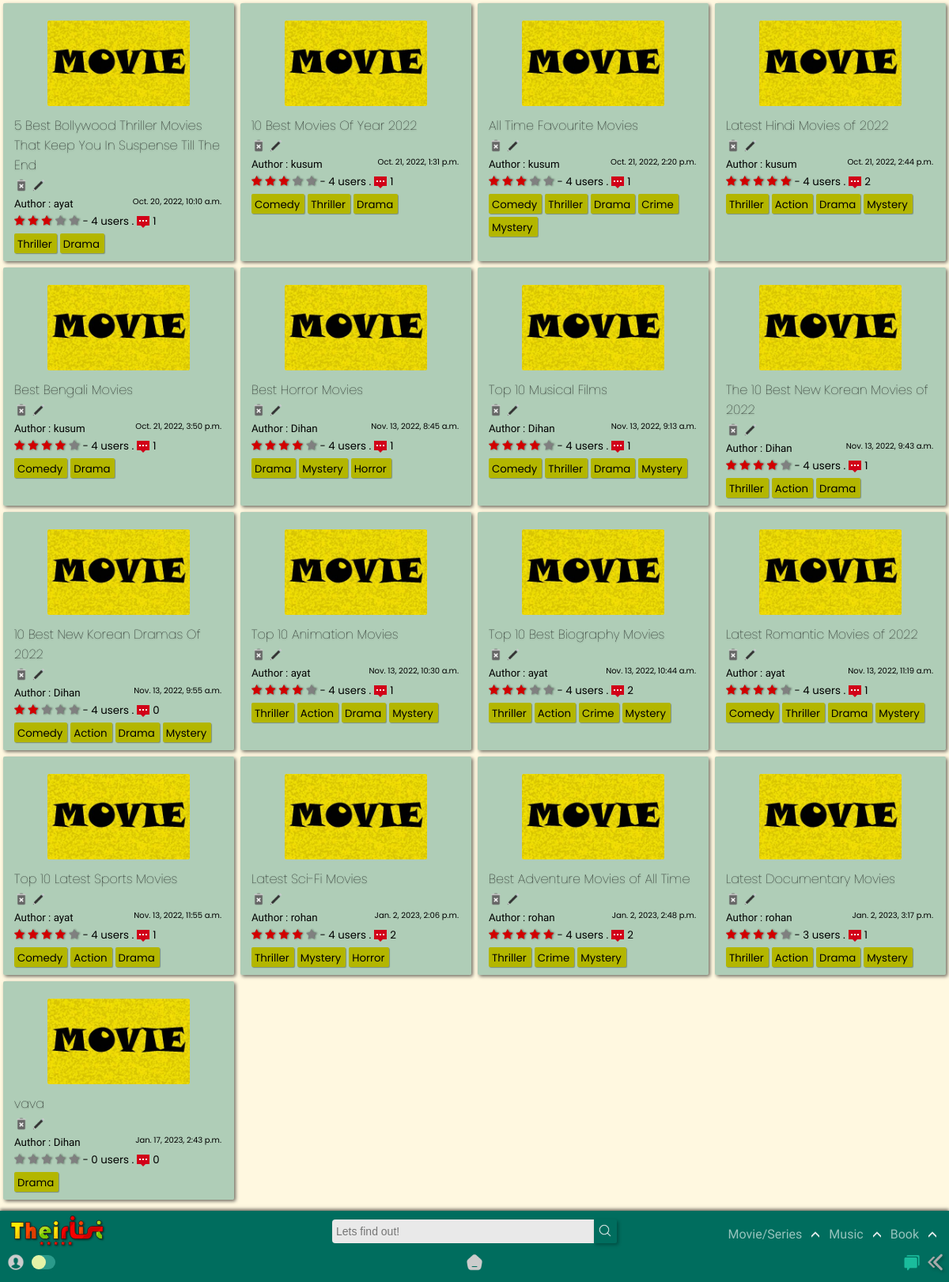
/home/film/, run on the app's committed database.
### app/models.py (models this page shows, shortened)
class List(models.Model):
    title = models.CharField(max_length=120)
    genre = models.ManyToManyField('Genre',blank=True)
    creator = models.ForeignKey(User,on_delete=models.SET_NULL,blank=True, null=True)
    posted = models.DateTimeField(default=now)
    content = RichTextField(null=True,default=' ')
    type = models.CharField(max_length=10,default="Movie")
    spoiler_choices = [(False, 'No'),(True, 'Yes')]
    spoiler = models.BooleanField(default=False,null=True, choices = spoiler_choices)
    slug = models.SlugField(max_length= 300,null=True, blank = True, unique=True)
    def average_rating(self) -> float:
        return Starr.objects.filter(list=self).aggregate(Avg("rate"))["rate__avg"] or 0
    def count_rating(self):
        return Starr.objects.filter(list=self).count()
    def count_comments(self):
        return Review.objects.filter(List=self).count()

class Genre(models.Model):
    name = models.CharField(max_length=150)
    def __str__(self):
        return self.name

### app/views.py (the view)
# urls.py: path('film/',views.film, name='film'),
def film(request,query=None):
    if not query:
        qs = List.objects.all()
    else:
        qs = List.objects.filter(genre__name__icontains=query)
    return render(request, 'app/film.html', {'query': qs, 'result' : query} )

### templates/app/film.html (shortened to what this page needs)
{% extends "index.html" %}
{% load static %}
{% block content %}
<section>
    <div class="contain-sec" id="contain-sec5">
      {% for film in query %}
      <div class="elements">
        <div class="thumb">
          <img src="{% static 'app/images/movie-poster.jpg' %}" width="100px" />
        </div>
        <div class="Title">
          <a href="{% url 'app:list_detail' film.slug %}"><h4 class="tit">{{film.title}}</h4></a>
          {% if user.id == film.creator.id %}
          <a href="{% url 'app:delete_movie' film.slug %}"><img src ="{% static 'app/images/delete.png' %}"></a>
          <a href="{% url 'app:update_list' film.slug %}"><img src ="{% static 'app/images/edit.png' %}"></a>
          {% else %}
          <img src ="{% static 'app/images/delete-dis.png' %}">
          <img src ="{% static 'app/images/edit-dis.png' %}">
          {% endif %}
        </div>
        <div class="Author">
          <small>Author : {{film.creator.username}}<span>{{film.posted}}</span></small>
        </div>
        <div class="rating">
          <span class="star-headline">
            <span class="fa fa-star {% if film.average_rating > 0 %} checked {% endif %}"></span>
            <span class="fa fa-star {% if film.average_rating > 1 %} checked {% endif %}"></span>
            <span class="fa fa-star {% if film.average_rating > 2 %} checked {% endif %}"></span>
            <span class="fa fa-star {% if film.average_rating > 3 %} checked {% endif %}" ></span>
            <span class="fa fa-star {% if film.average_rating > 4 %} checked {% endif %}"></span>
          </span>
          <small> - {{film.count_rating}} users .<img class="comments_count" src="{% static 'app/images/comments.png' %}">{{film.count_comments}}</small>
        </div>
          {% for tag in film.genre.all %}
          <div class="Genre">
            <a href="{% url 'app:film' query=tag %}">
              <small>{{ tag }}</small>
            </a>
          </div>
            {% empty %}
            No tags!
          {% endfor %}
      </div>
      {% endfor %}
    </div>
  </section>
{% endblock content %}

### static/app/css/desk.css (style rules this page uses)
:root { --rd: #D10000; --white: rgb(233, 233, 233); --rd2: #9DAAF2; --dark: #1d1d1d; --teal: rgb(0, 109, 94); }
* { -webkit-tap-highlight-color: transparent; margin: 0; padding: 0; box-sizing: border-box; }
body { -webkit-tap-highlight-color: transparent; background-color: #fff5d1ab; text-decoration: none; height: 100vh; display: flex; flex-direction: column; font-family: 'Raleway', sans-serif; }
.Title img { height: 18px!important; }
.Genre small { padding: 0 0; margin-right: 2px; }
.fa { color: grey; filter: drop-shadow(1px 0px 1px rgba(0, 0, 0, 0.493)); }
.star-headline .checked { color: #D10000; }
.star-headline span { font-size: 14px; }
.comments_count { height: 16px; margin-bottom: -4px; margin-left: 4px; margin-right: 4px; }

### static/app/css/content_css.css (style rules this page uses)
section { position: relative; z-index: 0; }
.contain-sec { padding-top: 0px; display: grid; width: 100%; color: black; grid-template-rows: repeat(auto-fit, minmax(100px, 1fr)); grid-template-columns: repeat(auto-fit, minmax(250px, 1fr)); position: relative; margin-bottom: 100px; }
.elements { padding: 10px 14px; width: auto; cursor: pointer; background-color: rgba(0, 109, 94, 0.315); margin: 4px; border-radius: 2px; position: relative; box-shadow: 2px 2px 4px #00000090; transition: all 250ms ease-in-out; }
.thumb { display: grid; justify-content: center; }
.thumb img { height: 108px; width: auto; border-radius: 2px; margin: 12px; }
.tit { font-family: Poppins; font-size: 1em; font-weight: lighter; transition: all 250ms ease-in-out; margin-bottom: 4px; text-shadow: 0px 1px 2px #0000005b; }
.Author span { position: absolute; margin-right: 16px; right: 0; cursor: pointer; font-size: 10px; font-family: 'Poppins', sans-serif; }
.rating { font-family: 'Poppins', sans-serif; }
.Genre { margin: 0px 0px; margin-top: 4px; padding: 0px 4px; border-radius: 2px; background-color: rgb(179, 182, 0); color: rgb(0, 0, 0); width: max-content; cursor: pointer; display: inline-block; box-shadow: 1px 1px 1px #0000004b; font-family: 'Poppins', sans-serif; transition: all 350ms ease-in-out; }

### templates/app/film.html (style rules this page uses)
.Title img { height: 14px; }

### data on the page
List: title "5 Best Bollywood Thriller Movies That Keep You In Suspense Till The End", creator.username "ayat", posted "Oct. 20, 2022, 10:10 a.m.", count_rating "4", count_comments "1"
Genre: name "Thriller"
Genre: name "Drama"
List: title "10 Best Movies Of Year 2022", creator.username "kusum", posted "Oct. 21, 2022, 1:31 p.m.", count_rating "4", count_comments "1"
Genre: name "Comedy"
List: title "All Time Favourite Movies", creator.username "kusum", posted "Oct. 21, 2022, 2:20 p.m.", count_rating "4", count_comments "1"
Genre: name "Crime"
Genre: name "Mystery"
List: title "Latest Hindi Movies of 2022", creator.username "kusum", posted "Oct. 21, 2022, 2:44 p.m.", count_rating "4", count_comments "2"
Genre: name "Action"
List: title "Best Bengali Movies", creator.username "kusum", posted "Oct. 21, 2022, 3:50 p.m.", count_rating "4", count_comments "1"
List: title "Best Horror Movies", creator.username "Dihan", posted "Nov. 13, 2022, 8:45 a.m.", count_rating "4", count_comments "1"
Genre: name "Horror"
List: title "Top 10 Musical Films", creator.username "Dihan", posted "Nov. 13, 2022, 9:13 a.m.", count_rating "4", count_comments "1"
List: title "The 10 Best New Korean Movies of 2022", creator.username "Dihan", posted "Nov. 13, 2022, 9:43 a.m.", count_rating "4", count_comments "1"
List: title "10 Best New Korean Dramas Of 2022", creator.username "Dihan", posted "Nov. 13, 2022, 9:55 a.m.", count_rating "4", count_comments "0"
List: title "Top 10 Animation Movies", creator.username "ayat", posted "Nov. 13, 2022, 10:30 a.m.", count_rating "4", count_comments "1"
List: title "Top 10 Best Biography Movies", creator.username "ayat", posted "Nov. 13, 2022, 10:44 a.m.", count_rating "4", count_comments "2"
List: title "Latest Romantic Movies of 2022", creator.username "ayat", posted "Nov. 13, 2022, 11:19 a.m.", count_rating "4", count_comments "1"
List: title "Top 10 Latest Sports Movies", creator.username "ayat", posted "Nov. 13, 2022, 11:55 a.m.", count_rating "4", count_comments "1"
List: title "Latest Sci-Fi Movies", creator.username "rohan", posted "Jan. 2, 2023, 2:06 p.m.", count_rating "4", count_comments "2"
List: title "Best Adventure Movies of All Time", creator.username "rohan", posted "Jan. 2, 2023, 2:48 p.m.", count_rating "4", count_comments "2"
List: title "Latest Documentary Movies", creator.username "rohan", posted "Jan. 2, 2023, 3:17 p.m.", count_rating "3", count_comments "1"
List: title "vava", creator.username "Dihan", posted "Jan. 17, 2023, 2:43 p.m.", count_rating "0", count_comments "0"
